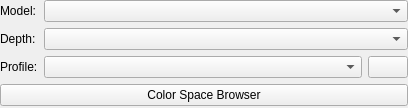
<?xml version="1.0" encoding="UTF-8"?>
<ui version="4.0">
 <author>
    SPDX-FileCopyrightText: none
    SPDX-License-Identifier: GPL-3.0-or-later
  </author>
 <class>WdgColorSpaceSelector</class>
 <widget class="QWidget" name="WdgColorSpaceSelector">
  <property name="geometry">
   <rect>
    <x>0</x>
    <y>0</y>
    <width>408</width>
    <height>108</height>
   </rect>
  </property>
  <property name="sizePolicy">
   <sizepolicy hsizetype="MinimumExpanding" vsizetype="Preferred">
    <horstretch>0</horstretch>
    <verstretch>0</verstretch>
   </sizepolicy>
  </property>
  <layout class="QFormLayout" name="formLayout">
   <property name="leftMargin">
    <number>0</number>
   </property>
   <property name="topMargin">
    <number>0</number>
   </property>
   <property name="rightMargin">
    <number>0</number>
   </property>
   <property name="bottomMargin">
    <number>0</number>
   </property>
   <item row="0" column="0">
    <widget class="QLabel" name="lblColorModels">
     <property name="text">
      <string comment="Color model">Model:</string>
     </property>
    </widget>
   </item>
   <item row="0" column="1">
    <widget class="KisCmbIDList" name="cmbColorModels">
     <property name="sizePolicy">
      <sizepolicy hsizetype="Expanding" vsizetype="Preferred">
       <horstretch>0</horstretch>
       <verstretch>0</verstretch>
      </sizepolicy>
     </property>
    </widget>
   </item>
   <item row="1" column="0">
    <widget class="QLabel" name="lblColorDepths">
     <property name="text">
      <string comment="Label of Color Depth in Color Space Selector dialogue">Depth:</string>
     </property>
    </widget>
   </item>
   <item row="1" column="1">
    <widget class="KisCmbIDList" name="cmbColorDepth">
     <property name="sizePolicy">
      <sizepolicy hsizetype="Expanding" vsizetype="Preferred">
       <horstretch>0</horstretch>
       <verstretch>0</verstretch>
      </sizepolicy>
     </property>
    </widget>
   </item>
   <item row="2" column="0">
    <widget class="QLabel" name="lblProfiles">
     <property name="text">
      <string>Profile:</string>
     </property>
     <property name="buddy">
      <cstring>cmbProfile</cstring>
     </property>
    </widget>
   </item>
   <item row="2" column="1">
    <layout class="QHBoxLayout" name="horizontalLayout_2">
     <property name="leftMargin">
      <number>0</number>
     </property>
     <property name="topMargin">
      <number>0</number>
     </property>
     <property name="rightMargin">
      <number>0</number>
     </property>
     <property name="bottomMargin">
      <number>0</number>
     </property>
     <item>
      <widget class="KisSqueezedComboBox" name="cmbProfile">
       <property name="sizePolicy">
        <sizepolicy hsizetype="Expanding" vsizetype="Fixed">
         <horstretch>0</horstretch>
         <verstretch>0</verstretch>
        </sizepolicy>
       </property>
       <property name="minimumSize">
        <size>
         <width>300</width>
         <height>0</height>
        </size>
       </property>
      </widget>
     </item>
     <item>
      <widget class="QPushButton" name="bnInstallProfile">
       <property name="sizePolicy">
        <sizepolicy hsizetype="Minimum" vsizetype="Minimum">
         <horstretch>0</horstretch>
         <verstretch>0</verstretch>
        </sizepolicy>
       </property>
       <property name="toolTip">
        <string>Install a new profile from a file</string>
       </property>
       <property name="whatsThis">
        <string>Install a new profile from a file.</string>
       </property>
       <property name="text">
        <string/>
       </property>
      </widget>
     </item>
    </layout>
   </item>
   <item row="3" column="0" colspan="2">
    <widget class="QPushButton" name="bnAdvanced">
     <property name="text">
      <string>Color Space Browser</string>
     </property>
    </widget>
   </item>
  </layout>
 </widget>
 <customwidgets>
  <customwidget>
   <class>KisCmbIDList</class>
   <extends>QComboBox</extends>
   <header>widgets/kis_cmb_idlist.h</header>
  </customwidget>
  <customwidget>
   <class>KisSqueezedComboBox</class>
   <extends>QComboBox</extends>
   <header>KisSqueezedComboBox.h</header>
  </customwidget>
 </customwidgets>
 <resources/>
 <connections/>
</ui>
